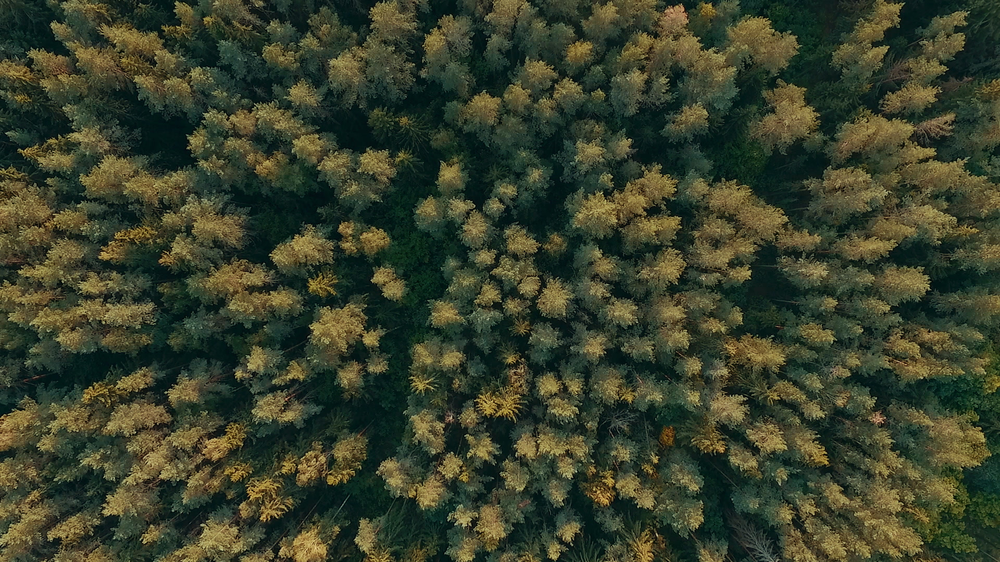
#> input picture images/2.png, 1000 x 562 px, shrunk from 1920 x 1080 before the run; its folder holds only this picture in this run
$ python crop.py
#> lines starting #> are read from the running program, lines starting #| are printed output that depends on the picture
from PIL import Image
import os

def crop_to_square(image_path, output_path):
#> called with image_path = 'images/2.png', output_path = 'cropped/2.png'
    with Image.open(image_path) as img:
#> img is the input picture: PIL image 1000x562 RGB; mean R, G, B 57.6, 64.2, 43.5
        width, height = img.size
#> width = 1000; height = 562
        new_size = min(width, height)
#> new_size = 562

        left = (width - new_size) / 2
#> left = 219
        top = (height - new_size) / 2
#> top = 0
        right = (width + new_size) / 2
#> right = 781
        bottom = (height + new_size) / 2
#> bottom = 562

        img_cropped = img.crop((left, top, right, bottom))
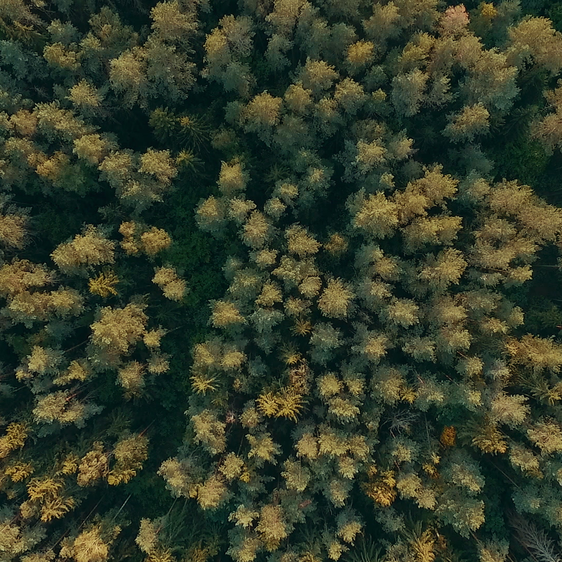
#> img_cropped: PIL image 562x562 RGB; mean R, G, B 53.9, 61.9, 42.6
        img_cropped.save(output_path)

# Get the absolute path to the directory the script is in
script_dir = os.path.abspath(os.path.dirname(__file__))

# Directory containing images
input_dir = os.path.join(script_dir, 'images')
output_dir = os.path.join(script_dir, 'cropped')

# Check and create output directory if not exists
if not os.path.exists(output_dir):
    os.makedirs(output_dir)

print(f"Input Directory: {input_dir}")
print(f"Output Directory: {output_dir}")

# Crop all images in the directory
for filename in os.listdir(input_dir):
    if filename.lower().endswith(('.png', '.jpg', '.jpeg')):
        image_path = os.path.join(input_dir, filename)
        output_path = os.path.join(output_dir, filename)
        crop_to_square(image_path, output_path)
        print(f'Cropped {filename}')
